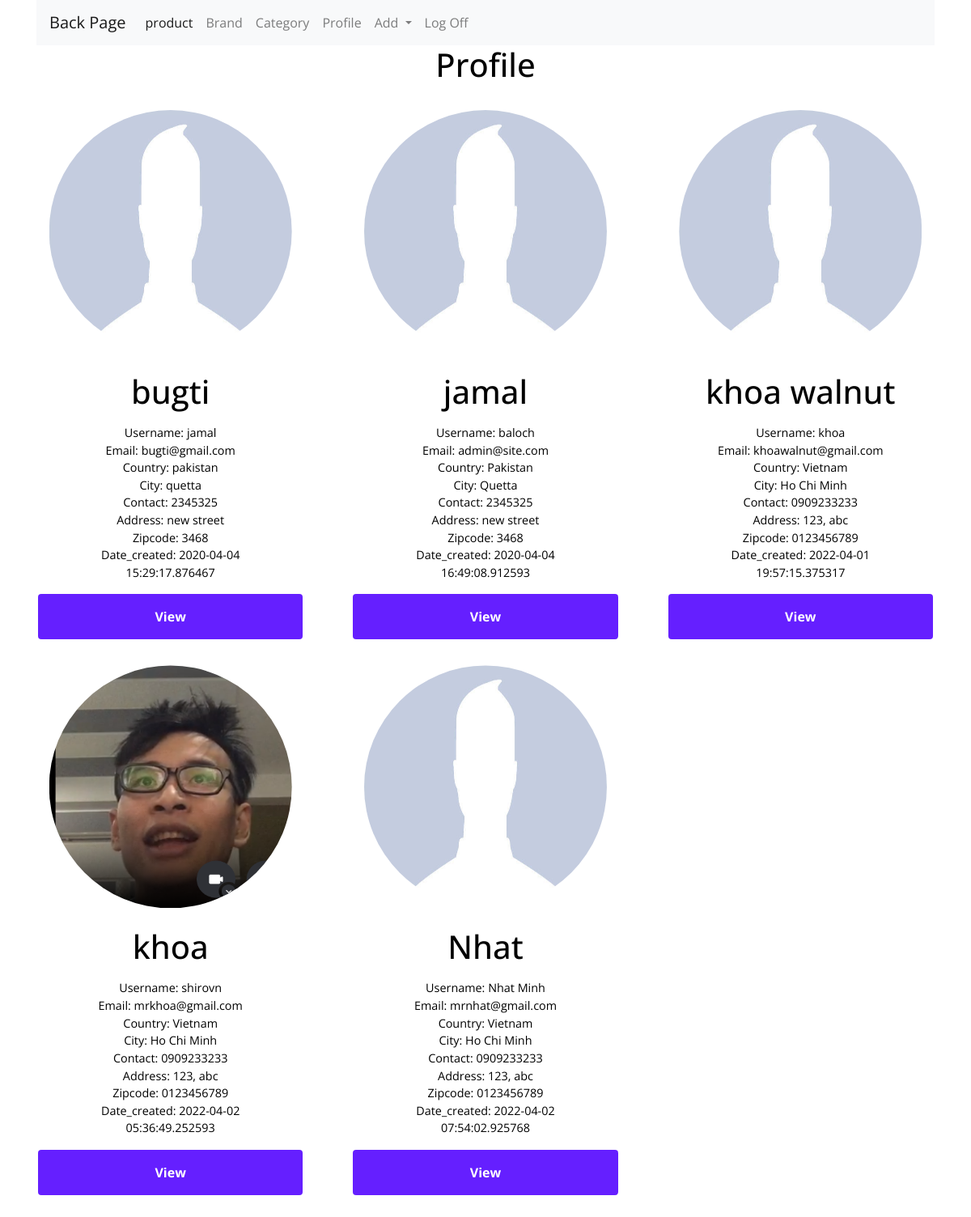
The app's page /customer_profile with its own data.
### shop/customers/model.py (models this page shows, shortened)
class Register(db.Model, UserMixin):
    id = db.Column(db.Integer, primary_key= True)
    name = db.Column(db.String(50), unique= False)
    username = db.Column(db.String(50), unique= True)
    email = db.Column(db.String(50), unique= True)
    password = db.Column(db.String(200), unique= False)
    country = db.Column(db.String(50), unique= False)
    city = db.Column(db.String(50), unique= False)
    contact = db.Column(db.String(50), unique= False)
    address = db.Column(db.String(50), unique= False)
    zipcode = db.Column(db.String(50), unique= False)
    profile = db.Column(db.String(200), unique= False, default='profile.jpg')
    date_created = db.Column(db.DateTime, nullable=False, default=datetime.utcnow)

### shop/admin/routes.py (the view)
@app.route('/customer_profile')
def showCustomerProfile():
    users = Register.query.all()
    return render_template('customer_profile.html', users=users)

### shop/templates/customer_profile.html (shortened to what this page needs)
{% extends 'layout.html' %}
{% block content %}
<div class="container">
    <nav class="navbar navbar-expand-lg navbar-light bg-light">
        <a class="navbar-brand" href="{{url_for('admin')}}">Back Page</a>
        <div class="collapse navbar-collapse" id="navbarNavDropdown">
            <ul class="navbar-nav">
                <li class="nav-item active">
                    <a class="nav-link" href="{{url_for('admin')}}">product <span class="sr-only">(current)</span></a>
                </li>
                <li class="nav-item">
                    <a class="nav-link" href="{{url_for('brands')}}">Brand</a>
                </li>
                <li class="nav-item">
                    <a class="nav-link" href="{{url_for('categories')}}">Category</a>
                </li>
                <li class="nav-item">
                    <a class="nav-link" href="{{url_for('profile')}}">Profile</a>
                </li>
                <li class="nav-item dropdown">
                    <a class="nav-link dropdown-toggle" href="#" id="navbarDropdownMenuLink" role="button"
                       data-toggle="dropdown" aria-haspopup="true" aria-expanded="false">
                        Add
                    </a>
                </li>
                <li class="nav-item">
                    <a class="nav-link" href="/">Log Off</a>
                </li>
            </ul>
        </div>
    </nav>
</div>
<!DOCTYPE html>
<html lang="en">
<head>
</head>
<body>
<h1 align="center">Profile</h1>
<link rel="stylesheet" href="/static/bootstrap.min.css">
<div class="wrapper-grid">
    {% for user in users %}
    <div class="container">
        <img height="300px" src="/static/images/{{ user.profile }}" alt="img_profile" class="profile-img">
        <h1 class="name">{{ user.name }}</h1>
        <p class="description">
            Username: {{ user.username }} </br>
            Email: {{ user.email }} </br>
            Country: {{ user.country }} </br>
            City: {{ user.city }} </br>
            Contact: {{ user.contact }} </br>
            Address: {{ user.address }} </br>
            Zipcode: {{ user.zipcode }} </br>
            Date_created: {{ user.date_created }} </br>
        </p>
        <button class="btn"><a style="color: white; text-decoration: none;" href="/profile/{{ user.id }}">View</a>
        </button>
    </div>
    {% endfor %}
</div>
</body>
</html>
{% endblock content %}

### shop/templates/customer_profile.html (style rules this page uses)
:root { --clr-primary: #651fff; --clr-gray: #37474f --clr-gray-light: #b0bec5; }
* { box-sizing: border-box; font-family: "Open Sans", sans-serif; margin: 0; padding: 0; }
body { color: var(--clr-gray); }
.wrapper-grid { display: grid; grid-template-columns: minmax(300px, 1fr); justify-content: center; grid-gap: 2rem; margin: 2rem; }
.container { box-shadow: 0px 2px 8px 0px var(--clr-gray-light); text-align: center; border-radius: 1rem; position: relative; overflow: hidden; }
.profile-img { width: 300px; clip-path: circle(150px at center); margin-top: 4.5 rem; }
.name { font-size: 1.5 rem; }
.description { margin: 1rem 2rem; font-size: 0.9rem; }
.btn { width: 100%; border: none; font-size: 1rem; font-weight: bold; color: white; background-color: var(--clr-primary); padding: 1rem; }
@media screen and (min-width: 500px) { .wrapper-grid { grid-template-columns: repeat(2, 1fr); } }
@media screen and (min-width: 760px) { .wrapper-grid { grid-template-columns: repeat(3, 1fr); } }

### records on screen
Register: profile (placeholder picture), name "bugti", username "jamal", email "bugti@gmail.com", country "pakistan", city "quetta", contact "2345325", address "new street", zipcode "3468", date_created "2020-04-04 15:29:17.876467"
Register: profile (placeholder picture), name "jamal", username "baloch", email "admin@site.com", country "Pakistan", city "Quetta", contact "2345325", address "new street", zipcode "3468", date_created "2020-04-04 16:49:08.912593"
Register: profile (placeholder picture), name "khoa walnut", username "khoa", email "khoawalnut@gmail.com", country "Vietnam", city "Ho Chi Minh", contact "0909233233", address "123, abc", zipcode "0123456789", date_created "2022-04-01 19:57:15.375317"
Register: profile (picture), name "khoa", username "shirovn", email "mrkhoa@gmail.com", country "Vietnam", city "Ho Chi Minh", contact "0909233233", address "123, abc", zipcode "0123456789", date_created "2022-04-02 05:36:49.252593"
Register: profile (placeholder picture), name "Nhat", username "Nhat Minh", email "mrnhat@gmail.com", country "Vietnam", city "Ho Chi Minh", contact "0909233233", address "123, abc", zipcode "0123456789", date_created "2022-04-02 07:54:02.925768"
